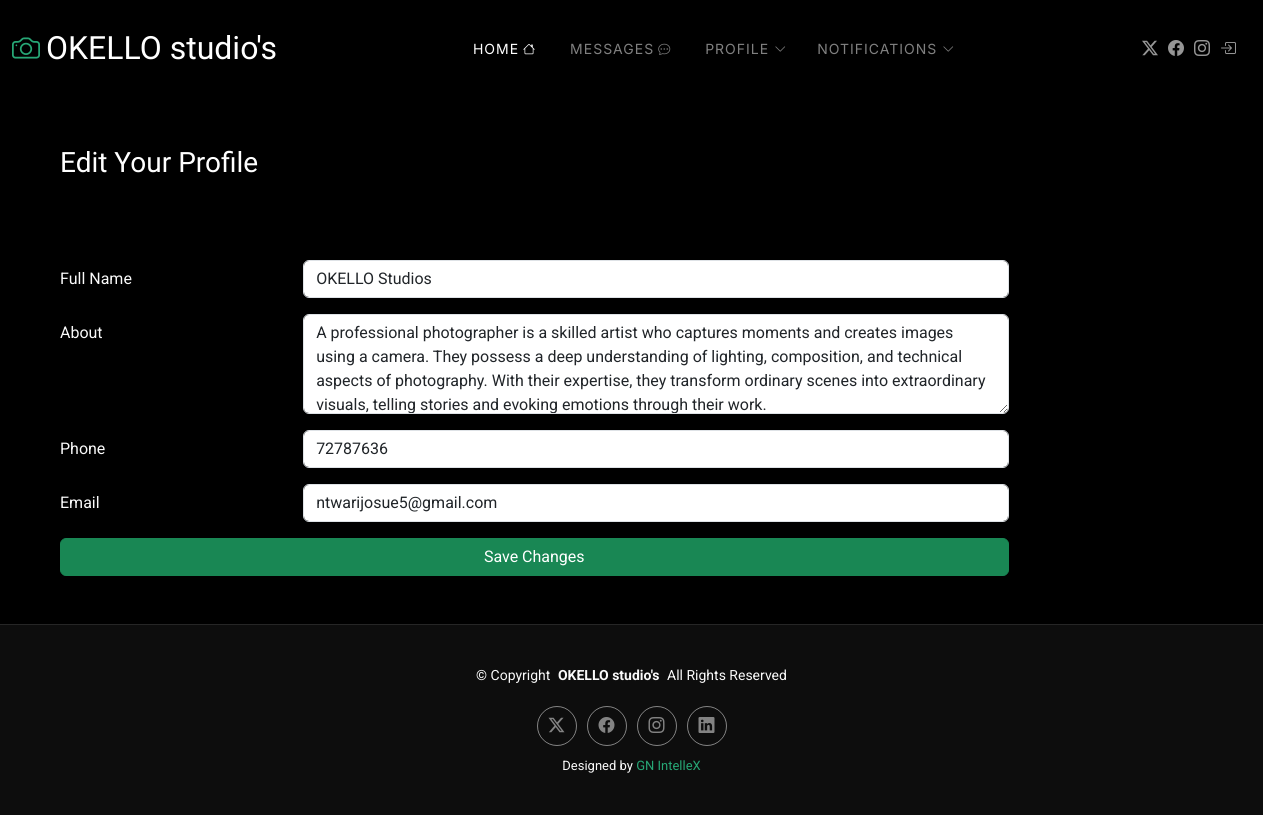
Before: /dashboard/edit.php (signed in) with the older database file.
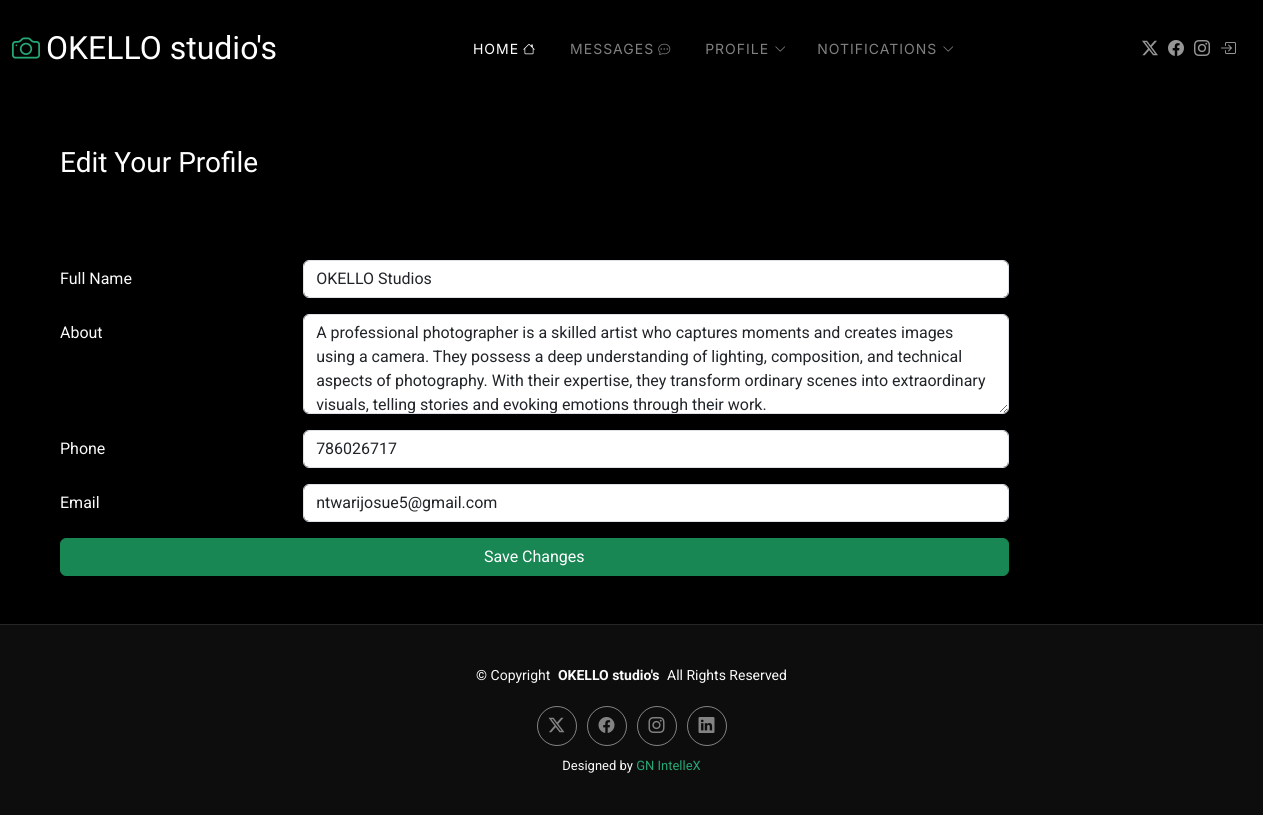
After: the same page with the newer database file.
### tables this page shows
CREATE TABLE `okello` (
  `id` int(1) NOT NULL,
  `name` varchar(250) NOT NULL,
  `about` text NOT NULL,
  `birth` varchar(250) NOT NULL,
  `website` varchar(200) NOT NULL,
  `phone` int(12) NOT NULL,
  `city` varchar(200) NOT NULL,
  `age` int(10) NOT NULL,
  `degree` varchar(10) NOT NULL,
  `email` varchar(100) NOT NULL,
  `freelance` varchar(20) NOT NULL,
  `password` varchar(200) NOT NULL
);

### dashboard/edit.php (the view, shortened to what this page needs)
<?php include('../connect.php') ;
?>
<!DOCTYPE html>
<html lang="en">
<head>
  <link href="../assets/vendor/bootstrap/css/bootstrap.min.css" rel="stylesheet">
  <link href="../assets/vendor/bootstrap-icons/bootstrap-icons.css" rel="stylesheet">
  <link href="../assets/vendor/aos/aos.css" rel="stylesheet">
  <link href="../assets/vendor/glightbox/css/glightbox.min.css" rel="stylesheet">
  <link href="../assets/vendor/swiper/swiper-bundle.min.css" rel="stylesheet">
  <link href="../assets/css/main.css" rel="stylesheet">
</head>
<body class="index-page">
<?php include ('./componet/head.php'); ?>
<main class="main">
    <div class="row m-4 p-4 d-flex justify-content-center">
      <div class="col-md-12">
        <h3 class="text-left  text-white">Edit Your Profile</h3>
      </div>
    </div>
    <div class="row m-4 p-4">
      <div class="col-md-10">
        <form method="post">
              <?php
                $sql = "SELECT * FROM `okello`";
                $query = mysqli_query( $con ,$sql);
                while($row = mysqli_fetch_array($query)){
                    ?>
          <div class="row mb-3">
            <label for="name" class="col-md-4 col-lg-3 col-form-label">Full Name</label>
            <div class="col-md-8 col-lg-9">
              <input name="names" type="text" class="form-control " id="" value="<?php echo $row['name'];?>">
            </div>
          </div>
          <div class="row mb-3">
            <label for="about" class="col-md-4 col-lg-3 col-form-label">About</label>
            <div class="col-md-8 col-lg-9">
              <textarea name="about" class="form-control  " id="about" style="height: 100px"><?php echo $row['about'];?></textarea>
            </div>
            </div>
          <div class="row mb-3">
            <label for="Country" class="col-md-4 col-lg-3 col-form-label">Phone</label>
            <div class="col-md-8 col-lg-9">
              <input name="number" type="number" class="form-control  " id="Country" value="<?php echo $row['phone'];?>">
            </div>
          </div>
          <div class="row mb-3">
            <label for="Email" class="col-md-4 col-lg-3 col-form-label">Email</label>
            <div class="col-md-8 col-lg-9">
              <input name="email" type="email" class="form-control  " id="Email" value="<?php echo $row['email'];?>">
            </div>
          </div>
          <div class="text-center">
            <button type="submit" class="btn btn-success col-12" name="save">Save Changes</button>
          </div>
          <?php } ?>
        </form>
      </div>
    </div>
  </main>
  <footer id="footer" class="footer">
    <div class="container">
      <div class="copyright text-center ">
        <p>© <span>Copyright</span> <strong class="px-1 sitename">OKELLO studio's</strong> <span>All Rights Reserved</span></p>
      </div>
      <div class="social-links d-flex justify-content-center">
        <a href=""><i class="bi bi-twitter-x"></i></a>
        <a href=""><i class="bi bi-facebook"></i></a>
        <a href=""><i class="bi bi-instagram"></i></a>
        <a href=""><i class="bi bi-linkedin"></i></a>
      </div>
      <div class="credits">
        Designed by <a href="https://gnintellex.netlify.app/">GN IntelleX</a>
      </div>
    </div>
  </footer>
</body>
</html>

Changed rows visible on the page:
changed okello "OKELLO Studios": number "72787636" → "786026717"
